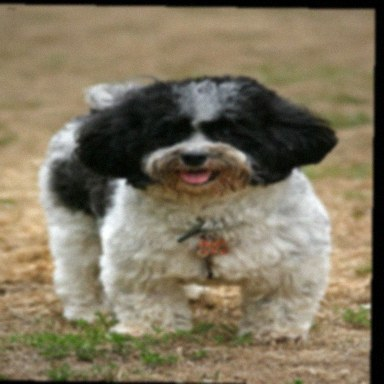
#> input picture assets/havanese.jpg, 384 x 384 px
$ python -i quality.py   (imports and definitions only)   (older library calls are emulated)
#> lines starting #> are read from the running program, lines starting #| are printed output that depends on the picture
"""
quality.py —— 用**客观量**替代"这张图看起来糊"

================================================================================
归因时最容易犯的错："我觉得这批错分样本主要是图糊" —— 这句话无法验证、
无法度量、无法复现。把它翻译成：

    错分样本组的**拉普拉斯方差**显著低于同类正确样本（bootstrap 95% CI）

就从一个形容词变成了一个可以反驳、可以复现的结论。
================================================================================

本模块把每张图压成一组标量：
    brightness   亮度均值（过曝/欠曝）
    contrast     灰度标准差（对比度）
    sharpness    拉普拉斯方差（业内通用的清晰度代理；<100 基本是糊的）
    hist_entropy 直方图熵（细节丰富度，纯色块会很低）
    colorfulness Hasler-Süsstrunk 颜色丰富度（灰度图 ≈ 0）
    is_gray      R/G/B 三通道是否几乎相等 —— **本项目注入的那 90 张灰度图可以直接被这个函数捞出来**
    nbytes_log   文件体积对数（间接反映压缩强度/信息量）
"""

from __future__ import annotations

import os
from pathlib import Path
from typing import Dict, List, Optional, Sequence

import numpy as np
import pandas as pd

try:
    import cv2

    _HAS_CV2 = True
except Exception:  # pragma: no cover
    _HAS_CV2 = False

from PIL import Image


# ------------------------------------------------------------------------------
def laplacian_var(gray: np.ndarray) -> float:
    """清晰度代理：拉普拉斯算子的响应方差。

    平坦区域（失焦、纯色背景、纯噪点）响应小 -> 方差小。
    """
    if gray.ndim == 3:
        gray = gray.mean(axis=2)
    if _HAS_CV2:
        return float(cv2.Laplacian(gray.astype(np.uint8), cv2.CV_64F).var())
    # 无 cv2 时用 numpy 卷积兜底（3x3 拉普拉斯核）
    k = np.array([[0, 1, 0], [1, -4, 1], [0, 1, 0]], dtype=np.float64)
    h, w = gray.shape
    pad = np.pad(gray.astype(np.float64), 1, mode="reflect")
    out = (
        k[0, 1] * pad[:-2, 1:-1] + k[1, 0] * pad[1:-1, :-2] + k[1, 1] * pad[1:-1, 1:-1]
        + k[1, 2] * pad[1:-1, 2:] + k[2, 1] * pad[2:, 1:-1]
    )
    del h, w
    return float(out.var())


def hist_entropy(gray: np.ndarray, bins: int = 64) -> float:
    """灰度直方图熵，除以 log(bins) 归一化到 [0,1]。

    极低 = 画面几乎只有几个灰阶（纯色背景、过度曝光、二值图）。
    """
    h = np.histogram(gray, bins=bins, range=(0, 256))[0].astype(np.float64)
    p = h / max(1e-12, h.sum())
    p = p[p > 0]
    return float(-(p * np.log(p)).sum() / np.log(bins))


def colorfulness(rgb: np.ndarray) -> float:
    """Hasler & Süsstrunk (2003) 的颜色丰富度。

    rg = R-G, yb = 0.5(R+G)-B；colorfulness = sqrt(σ²_rg + σ²_yb) + 0.3*|µ_rg+µ_yb|
    灰度图的 rg=yb=0 -> 分数 ≈ 0。这个量正好能把注入的灰度样本识别出来。
    """
    r, g, b = rgb[..., 0].astype(np.float64), rgb[..., 1].astype(np.float64), rgb[..., 2].astype(np.float64)
    rg = np.abs(r - g)
    yb = np.abs(0.5 * (r + g) - b)
    return float(np.sqrt(rg.std() ** 2 + yb.std() ** 2) + 0.3 * np.abs(rg.mean() + yb.mean()))


def probe_image(path: os.PathLike) -> Dict[str, float]:
    """单张图 -> 一组客观质量标量。读取失败时返回全 nan（不静默丢样本）。"""
#> called with path = '../../../assets/havanese.jpg'
    p = Path(path)
    try:
        nbytes = p.stat().st_size
    except Exception:
        nbytes = -1
    try:
        img = Image.open(p)
#> img is the input picture: PIL image 384x384 RGB; mean R, G, B 127.7, 117.1, 94.6
        img.load()
        rgb = np.asarray(img.convert("RGB"))
    except Exception:
        return {"ok": 0, "brightness": np.nan, "contrast": np.nan, "sharpness": np.nan,
                "hist_entropy": np.nan, "colorfulness": np.nan, "is_gray": np.nan,
                "width": np.nan, "height": np.nan, "nbytes": float(nbytes)}

    gray = rgb.mean(axis=2)
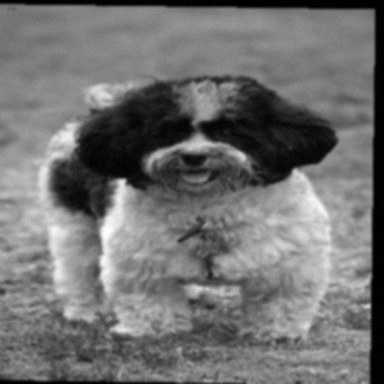
#> gray: shape (384, 384) float64; min 0, max 253.3, mean 113.1
    return {
        "ok": 1,
        "brightness": float(gray.mean()),
        "contrast": float(gray.std()),
        "sharpness": laplacian_var(gray),
        "hist_entropy": hist_entropy(gray),
        "colorfulness": colorfulness(rgb),
        # 三通道两两最大差 < 2 视为灰度
        "is_gray": float(max(float(np.abs(rgb[..., i] - rgb[..., j]).max())
                             for i, j in ((0, 1), (1, 2), (0, 2))) < 2.0),
        "width": float(rgb.shape[1]),
        "height": float(rgb.shape[0]),
        "nbytes": float(nbytes),
    }
#> in hist_entropy, `h = np.histogram(gray, bins=bins, range=(0, 256))[0].astype(np.float64)`: h = 64 values, max 9618 at index 32, min 29 at index 63, mean 2304
#> in hist_entropy, `p = h / max(1e-12, h.sum())`: p = 64 values, max 0.0652 at index 32, min 0.000197 at index 63, mean 0.0156
#> in colorfulness, `r, g, b = rgb[..., 0].astype(np.float64), rgb[..., 1].astype(np.float6..`:
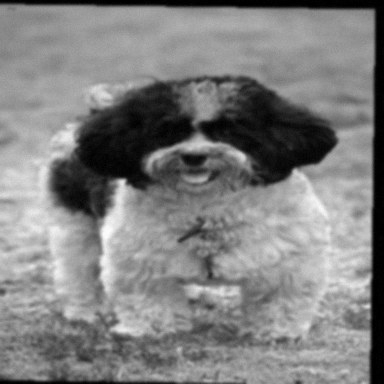
#> r: shape (384, 384) float64; min 0, max 252, mean 127.7
#> in colorfulness, `r, g, b = rgb[..., 0].astype(np.float64), rgb[..., 1].astype(np.float6..`:
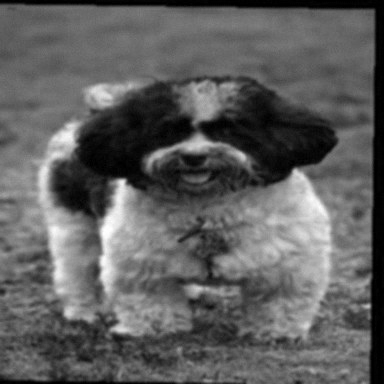
#> b: shape (384, 384) float64; min 0, max 255, mean 94.6
#> in colorfulness, `rg = np.abs(r - g)`:
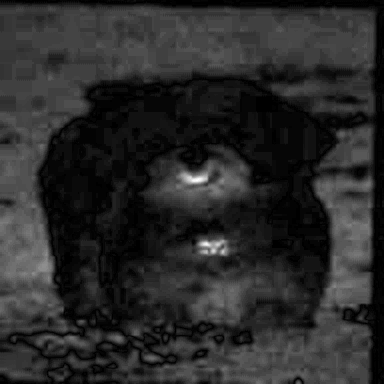
#> rg: shape (384, 384) float64; min 0, max 75, mean 12.5; drawn with min black and max white
#> in colorfulness, `yb = np.abs(0.5 * (r + g) - b)`:
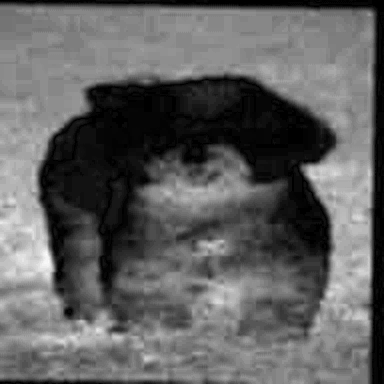
#> yb: shape (384, 384) float64; min 0, max 74.5, mean 28.3; drawn with min black and max white


# [59 lines left out: functions probe_dataframe, ood_flag, not called in this run]

>>> result = probe_image('../../../assets/havanese.jpg')
#> result = 10 items

$ run again, on assets/pinscher.jpg
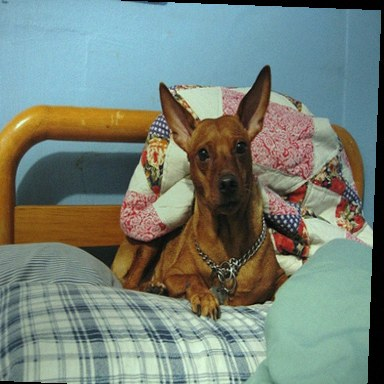
#> input picture assets/pinscher.jpg, 384 x 384 px
#> in probe_image, img is the input picture: PIL image 384x384 RGB; mean R, G, B 117.2, 129.7, 120.1
#> in probe_image, `gray = rgb.mean(axis=2)`:
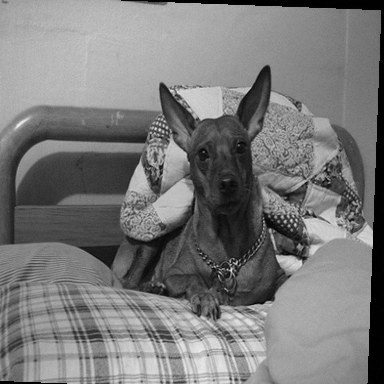
#> gray: shape (384, 384) float64; min 0, max 238, mean 122.3
#> h = 64 values, max 5911 at index 44, min 0 at index 60, mean 2304
#> in hist_entropy, `p = h / max(1e-12, h.sum())`: p = 64 values, max 0.0401 at index 44, min 0 at index 60, mean 0.0156
#> in hist_entropy, `p = p[p > 0]`: p = 60 values, max 0.0401 at index 44, min 2.71e-05 at index 59, mean 0.0167
#> in colorfulness, `yb = np.abs(0.5 * (r + g) - b)`:
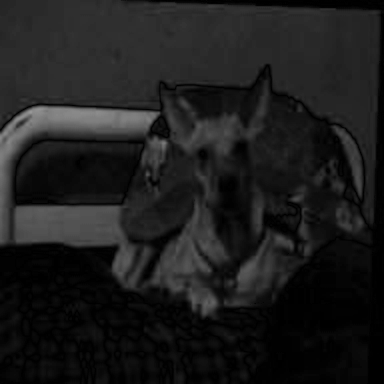
#> yb: shape (384, 384) float64; min 0, max 152, mean 28.9
#> result = 10 items

$ run again, on assets/pomeranian.jpg
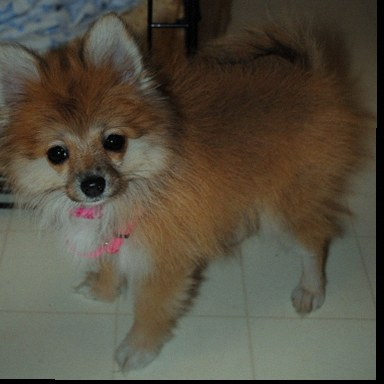
#> input picture assets/pomeranian.jpg, 384 x 384 px
#> in probe_image, img is the input picture: PIL image 384x384 RGB; mean R, G, B 84.6, 78.6, 64.6
#> in probe_image, `gray = rgb.mean(axis=2)`:
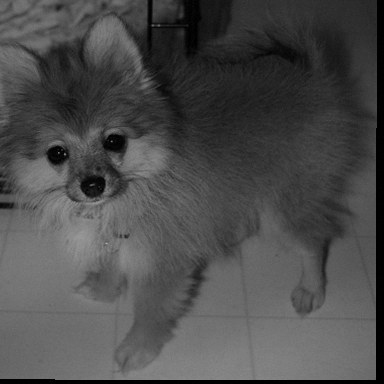
#> gray: shape (384, 384) float64; min 0, max 173.3, mean 75.9
#> h = 64 values, max 8356 at index 27, min 0 at index 39, mean 2304
#> in hist_entropy, `p = h / max(1e-12, h.sum())`: p = 64 values, max 0.0567 at index 27, min 0 at index 39, mean 0.0156
#> in hist_entropy, `p = p[p > 0]`: p = 40 values, max 0.0567 at index 27, min 6.78e-06 at index 39, mean 0.025
#> in colorfulness, `yb = np.abs(0.5 * (r + g) - b)`:
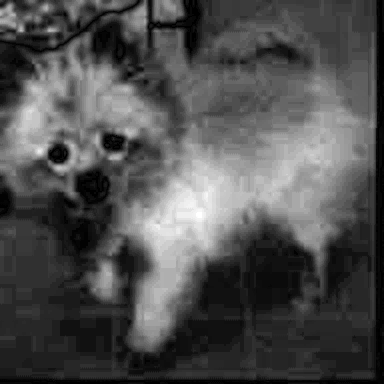
#> yb: shape (384, 384) float64; min 0, max 57.5, mean 18; drawn with min black and max white
#> result = 10 items

$ run again, on assets/shiba.jpg
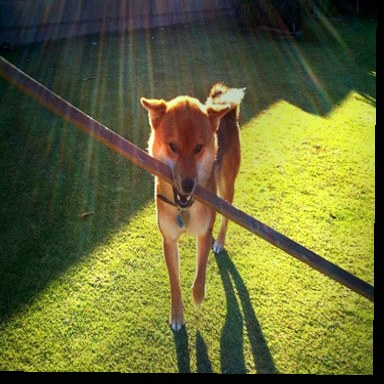
#> input picture assets/shiba.jpg, 384 x 384 px
#> in probe_image, img is the input picture: PIL image 384x384 RGB; mean R, G, B 102.5, 105.9, 52.6
#> in probe_image, `gray = rgb.mean(axis=2)`:
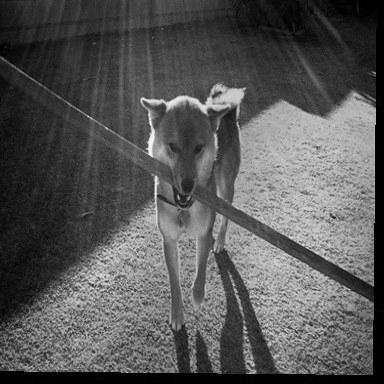
#> gray: shape (384, 384) float64; min 0, max 247.3, mean 87
#> h = 64 values, max 7491 at index 0, min 0 at index 62, mean 2304
#> in hist_entropy, `p = h / max(1e-12, h.sum())`: p = 64 values, max 0.0508 at index 0, min 0 at index 62, mean 0.0156
#> in hist_entropy, `p = p[p > 0]`: p = 62 values, max 0.0508 at index 0, min 4.75e-05 at index 61, mean 0.0161
#> in colorfulness, `yb = np.abs(0.5 * (r + g) - b)`:
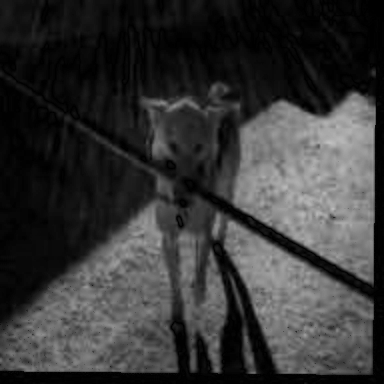
#> yb: shape (384, 384) float64; min 0, max 194.5, mean 54.4
#> result = 10 items
